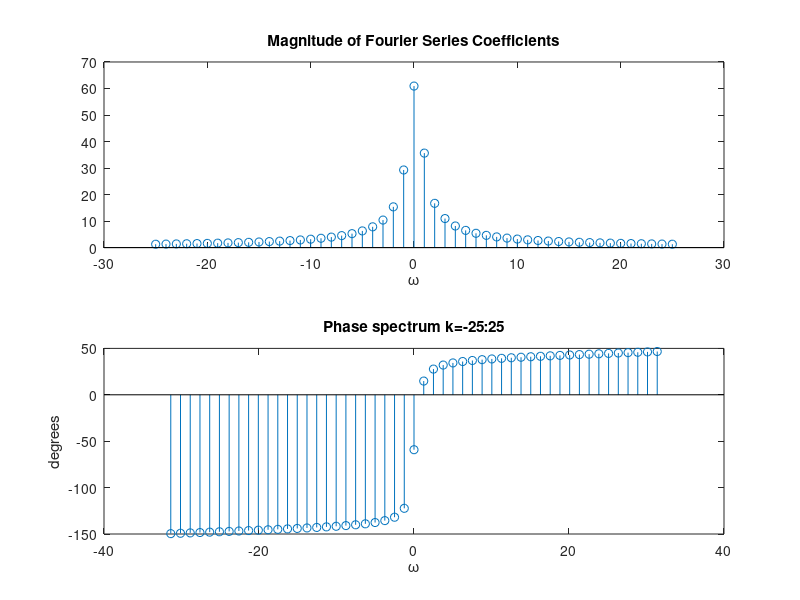
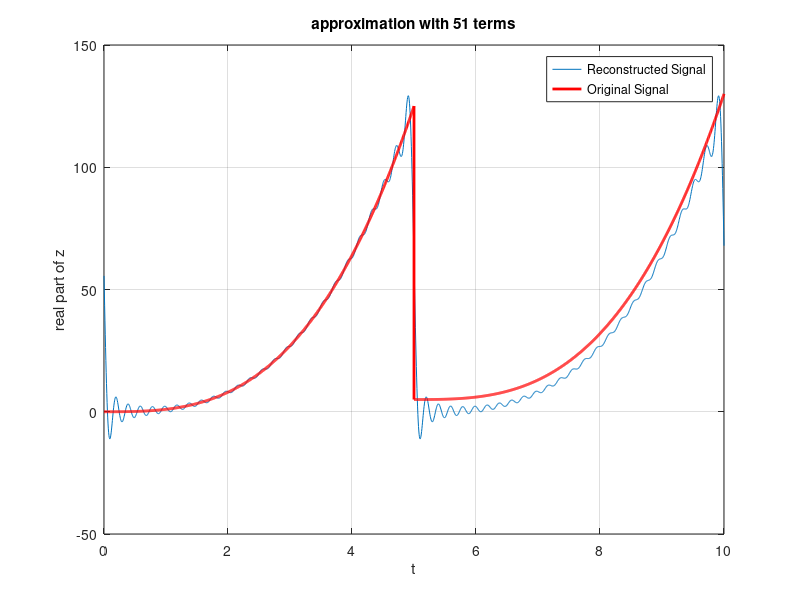
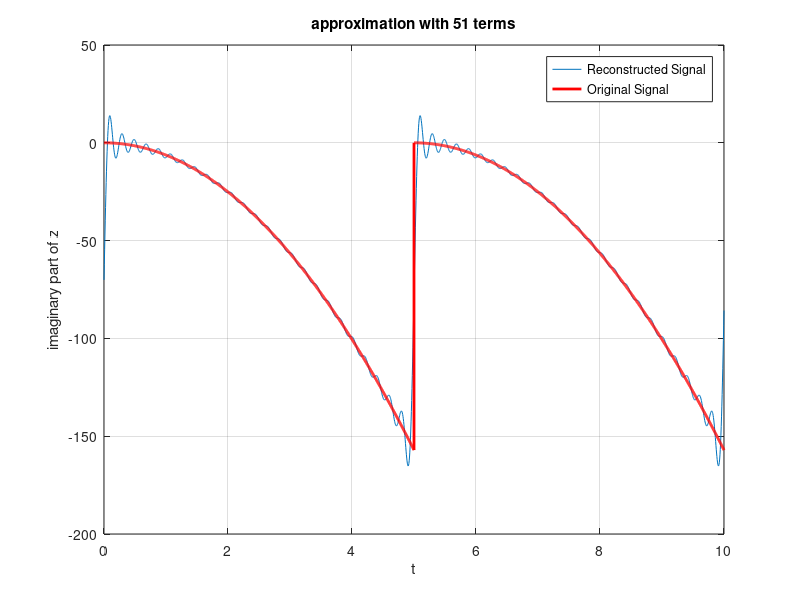

Source code (MATLAB) for these figures, in order:
clf; % clear figure
function [Ck]=fourier_series_exp(x,t,Nk,p)
    dT=t(2)-t(1); % calc dT
    T= dT*length(t); % calc T
    w0=2*pi/T;   % calc w0
    if nargin <2 % handle input / default values
        error('Not enough input argument!')
    elseif nargin == 2
        Nk=21;   
        p=0;      
    elseif nargin ==3
        p=0;      
    end
    k=-floor(Nk/2):floor(Nk/2); % calc k
    Ck = zeros(1, length(k)); % Preallocate Ck
    for i = 1:length(k)
        Ck(i) = trapz(t, x .* exp(-1j * k(i) * w0 * t)) * (1/T); % calc fourier coefficients
    end 
    for i = 1:length(k)
            fprintf("%d: %.6f+%fj", i, real(Ck(i)), imag(Ck(i))); % print formatted
            if mod(i, 5) == 0
                fprintf("\n");
            elseif i == length(k)
                fprintf("\n");
            else
                fprintf(", ");
            end
    end
    if p==1
        subplot(2,1,1);
        stem(k,abs(Ck));         % plot abs(Ck) vs k and angle(Ck) vs k
        xlabel('\omega');
        title('Magnitude of Fourier Series Coefficients');
        subplot(2,1,2);
        w0k = w0*k; % harmonic angular frequencies
        stem(w0k,angle(Ck)*180/pi); % plot phase
        xlabel('\omega');
        ylabel('degrees');
        title('Phase spectrum k=-25:25');
        figure; % plot 3 cycles of the signal 'x' and the reconstructed signal
        t_extended = linspace(min(t),2*max(t),2*length(t)); % 2 periods
        x_reconstructed = zeros(1,length(t_extended)); % initialize reconstruction
        for i = 1:length(k)
            x_reconstructed = x_reconstructed + Ck(i)*exp(1j*k(i)*w0*t_extended); % reconstruct signal
        end
        plot(t_extended,real(x_reconstructed)); % plot reconstructed
        hold on;
        plot([t, t+5], [real(x), real(x+5)],'r', 'LineWidth', 2); % plot real signal
        xlabel('t');
        ylabel('real part of z');
        title('approximation with 51 terms');
        legend('Reconstructed Signal', 'Original Signal');
        grid on;
        figure;
        plot(t_extended,imag(x_reconstructed)); % plot reconstructed
        hold on;
        plot([t, t+5], [imag(x), imag(x+5)],'r', 'LineWidth', 2); % plot imag signal
        xlabel('t');
        ylabel('imaginary part of z');
        title('approximation with 51 terms');
        legend('Reconstructed Signal', 'Original Signal');
        grid on;
    end
end
t = linspace(0, 5, 1000); % define t
z = t.^3-1j*2*pi*t.^2; % define z
fourier_series_exp(z, t, 51, 1); % call func